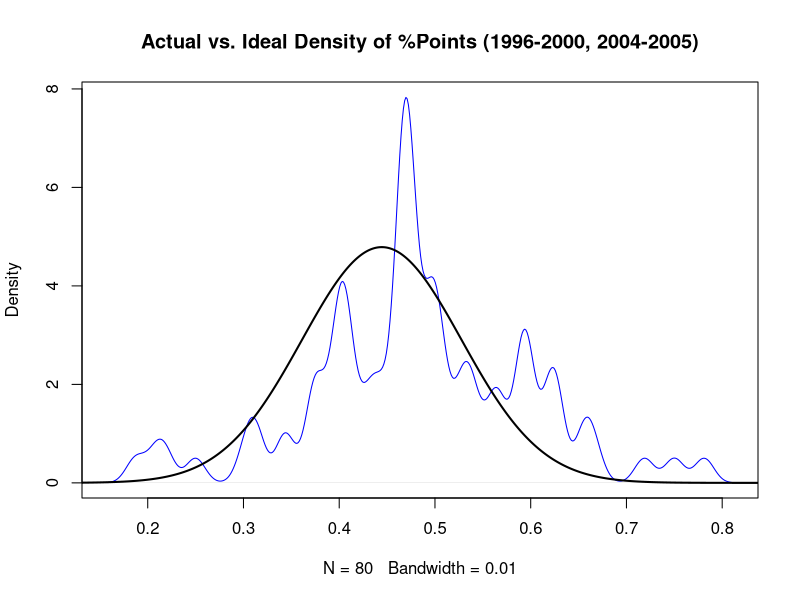
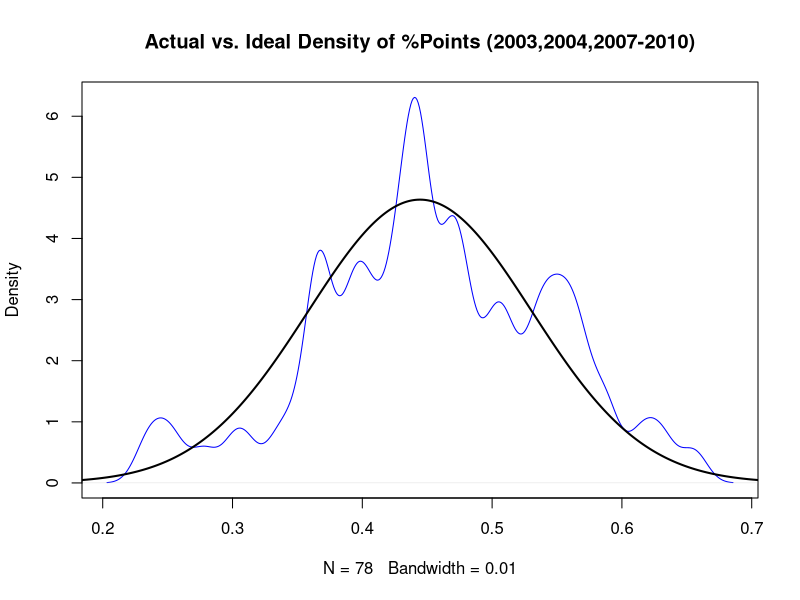
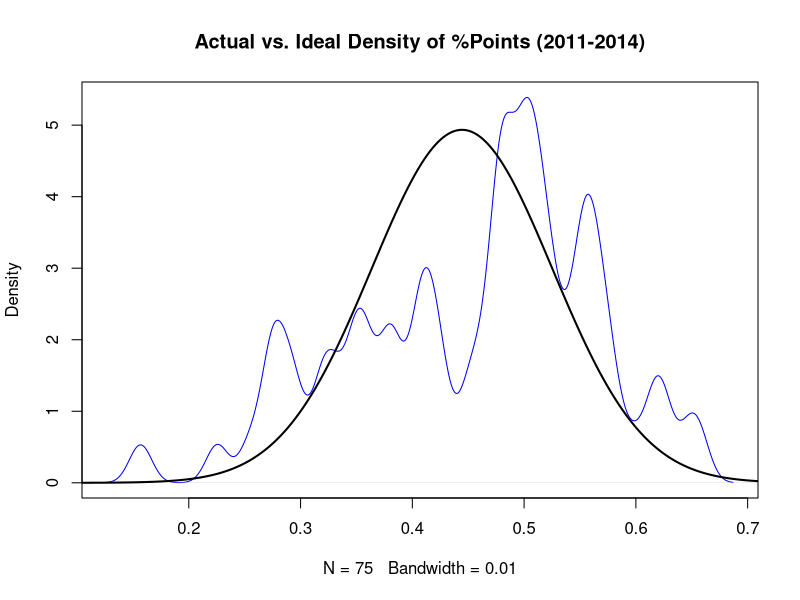

Source code (R) for these figures, in order:
######################################
#data obtained from mlssoccer.com    # 
#plots %points earned for all        #
#team-seasons with the same #of games#
#and compares to ideal distribution  #
#                                    #
#written by Craig Kerr               #
#cakerr@cpp.edu                      #
######################################

#change the working directory to wherever you put mls standings 1996-2013.csv
setwd("~/Desktop/Econ/Cal Poly/MLS/blog")
data<-read.csv("mls standings 1996-2013.csv")

#subset gp=32
data_gp32<-subset(data,year==2005 | year==2006 | year<=2000)

x   <- seq(0,1,length=1000)
y   <- dnorm(x,mean=(4/9), sd=sqrt(2/(9*32)))

#use hypothetical pct b/c shootout era included
plot(density(data_gp32$hypothetical_pct, bw=.01),col="blue",
     main="Actual vs. Ideal Density of %Points (1996-2000, 2004-2005)")
lines(x,y, type="l", lwd=2)

#kolmogorov-smirnov test that dist are diff
ks.test(data_gp32$hypothetical_pct,"pnorm",mean=4/9,sd=sqrt(2/(9*32)))

#subset 2003,2004, 2007-2010 all gp=30
data_gp30<-subset(data,year==2003 | year==2004 | year>=2007 & year<=2010)

x   <- seq(0,1,length=1000)
y   <- dnorm(x,mean=(4/9), sd=sqrt(2/(9*30)))


plot(density(data_gp30$pct, bw=.01),col="blue",
     main="Actual vs. Ideal Density of %Points (2003,2004,2007-2010)")
lines(x,y, type="l", lwd=2)

#kolmogorov-smirnov test that dist are diff
ks.test(data_gp30$pct,"pnorm",mean=4/9,sd=sqrt(2/(9*30)))


#subset 2011-2014 all gp=34
data_gp34<-subset(data,year>2010)

x   <- seq(0,1,length=1000)
y   <- dnorm(x,mean=(4/9), sd=sqrt(2/(9*34)))


plot(density(data_gp34$pct, bw=.01),col="blue",
     main="Actual vs. Ideal Density of %Points (2011-2014)")
lines(x,y, type="l", lwd=2)

#kolmogorov-smirnov test that dist are diff
ks.test(data_gp34$pct,"pnorm",mean=4/9,sd=sqrt(2/(9*34)))

